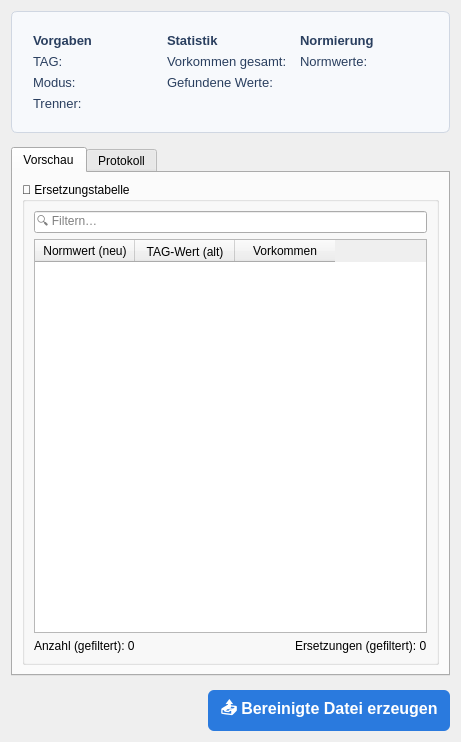
<?xml version="1.0" encoding="UTF-8"?>
<ui version="4.0">
 <class>Step3_WriteOutput</class>
 <widget class="QWidget" name="Step3_WriteOutput">
  <property name="geometry">
   <rect>
    <x>0</x>
    <y>0</y>
    <width>461</width>
    <height>742</height>
   </rect>
  </property>
  <property name="windowTitle">
   <string>Step 3 – Bereinigte Datei erzeugen</string>
  </property>
  <layout class="QVBoxLayout" name="mainLayout">
   <property name="spacing">
    <number>14</number>
   </property>
   <item>
    <widget class="QFrame" name="frame_summary">
     <property name="styleSheet">
      <string>
        QFrame#frame_summary {
          background-color: #f7f9fc;
          border: 1px solid #d0d7e2;
          border-radius: 6px;
          padding: 12px;
        }
        QLabel {
          font-size: 10pt;
          color: #2a3f5f;
        }
        QLabel.heading {
          font-weight: bold;
          font-size: 11pt;
        }
      </string>
     </property>
     <layout class="QGridLayout" name="summaryGrid">
      <item row="0" column="0">
       <widget class="QLabel" name="lbl_head_inputs">
        <property name="styleSheet">
         <string>font-weight: bold;</string>
        </property>
        <property name="text">
         <string>Vorgaben</string>
        </property>
       </widget>
      </item>
      <item row="1" column="0">
       <widget class="QLabel" name="lbl_tag">
        <property name="text">
         <string>TAG:</string>
        </property>
       </widget>
      </item>
      <item row="2" column="0">
       <widget class="QLabel" name="lbl_mode">
        <property name="text">
         <string>Modus:</string>
        </property>
       </widget>
      </item>
      <item row="3" column="0">
       <widget class="QLabel" name="lbl_separator">
        <property name="text">
         <string>Trenner:</string>
        </property>
       </widget>
      </item>
      <item row="0" column="1">
       <widget class="QLabel" name="lbl_head_stats">
        <property name="styleSheet">
         <string>font-weight: bold;</string>
        </property>
        <property name="text">
         <string>Statistik</string>
        </property>
       </widget>
      </item>
      <item row="1" column="1">
       <widget class="QLabel" name="lbl_total_occ">
        <property name="text">
         <string>Vorkommen gesamt:</string>
        </property>
       </widget>
      </item>
      <item row="2" column="1">
       <widget class="QLabel" name="lbl_found_values">
        <property name="text">
         <string>Gefundene Werte:</string>
        </property>
       </widget>
      </item>
      <item row="0" column="2">
       <widget class="QLabel" name="lbl_head_norm">
        <property name="styleSheet">
         <string>font-weight: bold;</string>
        </property>
        <property name="text">
         <string>Normierung</string>
        </property>
       </widget>
      </item>
      <item row="1" column="2">
       <widget class="QLabel" name="lbl_norm_values">
        <property name="text">
         <string>Normwerte:</string>
        </property>
       </widget>
      </item>
     </layout>
    </widget>
   </item>
   <item>
    <widget class="QTabWidget" name="tabWidget">
     <property name="currentIndex">
      <number>0</number>
     </property>
     <widget class="QWidget" name="tab_preview">
      <attribute name="title">
       <string>Vorschau</string>
      </attribute>
      <layout class="QVBoxLayout" name="previewLayout">
       <item>
        <widget class="QGroupBox" name="group_replacements">
         <property name="title">
          <string>🔄 Ersetzungstabelle</string>
         </property>
         <layout class="QVBoxLayout" name="tableLayout">
          <item>
           <widget class="QLineEdit" name="edit_filter_replacements">
            <property name="placeholderText">
             <string>🔍 Filtern…</string>
            </property>
           </widget>
          </item>
          <item>
           <widget class="QTableWidget" name="table_replacements">
            <property name="alternatingRowColors">
             <bool>true</bool>
            </property>
            <property name="selectionBehavior">
             <enum>QAbstractItemView::SelectionBehavior::SelectRows</enum>
            </property>
            <property name="sortingEnabled">
             <bool>true</bool>
            </property>
            <column>
             <property name="text">
              <string>Normwert (neu)</string>
             </property>
            </column>
            <column>
             <property name="text">
              <string>TAG‑Wert (alt)</string>
             </property>
            </column>
            <column>
             <property name="text">
              <string>Vorkommen</string>
             </property>
            </column>
           </widget>
          </item>
          <item>
           <layout class="QHBoxLayout" name="table_sumLayout">
            <item>
             <widget class="QLabel" name="lbl_filtered_count">
              <property name="text">
               <string>Anzahl (gefiltert): 0</string>
              </property>
             </widget>
            </item>
            <item>
             <spacer name="horizontalSpacer">
              <property name="orientation">
               <enum>Qt::Orientation::Horizontal</enum>
              </property>
              <property name="sizeHint" stdset="0">
               <size>
                <width>0</width>
                <height>0</height>
               </size>
              </property>
             </spacer>
            </item>
            <item>
             <widget class="QLabel" name="lbl_filtered_sum">
              <property name="text">
               <string>Ersetzungen (gefiltert): 0</string>
              </property>
             </widget>
            </item>
           </layout>
          </item>
         </layout>
        </widget>
       </item>
      </layout>
     </widget>
     <widget class="QWidget" name="tab_log">
      <attribute name="title">
       <string>Protokoll</string>
      </attribute>
      <layout class="QVBoxLayout">
       <item>
        <widget class="QTextBrowser" name="md_preview">
         <property name="minimumSize">
          <size>
           <width>0</width>
           <height>200</height>
          </size>
         </property>
         <property name="openExternalLinks">
          <bool>true</bool>
         </property>
        </widget>
       </item>
      </layout>
     </widget>
    </widget>
   </item>
   <item>
    <layout class="QHBoxLayout" name="buttonLayout">
     <item>
      <spacer name="buttonSpacer">
       <property name="orientation">
        <enum>Qt::Orientation::Horizontal</enum>
       </property>
       <property name="sizeHint" stdset="0">
        <size>
         <width>0</width>
         <height>0</height>
        </size>
       </property>
      </spacer>
     </item>
     <item>
      <widget class="QPushButton" name="btn_write">
       <property name="styleSheet">
        <string notr="true">
         QPushButton {
           background-color: #2a7ade;
           color: white;
           font-size: 12pt;
           font-weight: bold;
           border-radius: 6px;
           padding: 6px 12px;
         }
         QPushButton:hover {
           background-color: #1f5fb1;
         }
        </string>
       </property>
       <property name="text">
        <string>📤 Bereinigte Datei erzeugen</string>
       </property>
      </widget>
     </item>
    </layout>
   </item>
  </layout>
 </widget>
 <resources/>
 <connections/>
</ui>
